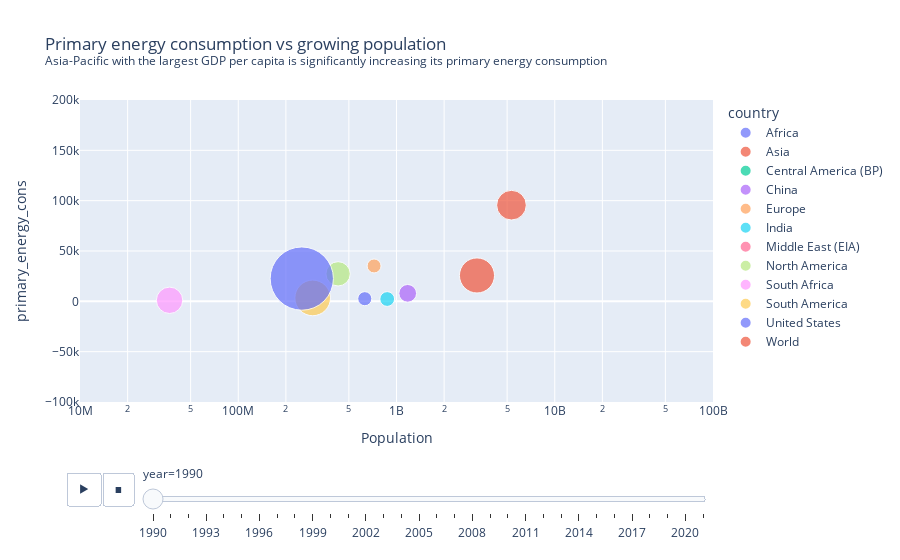

Here is the notebook cell this chart was saved with:
### Markdown cell above
### 3. Historical World Energy consumption per capita

### Code cell
# Now, focusing on per capita energy consumption patterns to visualize patterns related to the changes in GDP and energy mix consumption 

wec3=wec.copy()
wec3=wec3[(wec3['year']>=1990)]
wec3=wec3.loc[wec3['country'].isin(regions)]
wec3_features = ['year', 'country', 'energy_per_capita', 'fossil_cons_per_capita', 'population', 'primary_energy_cons', 'gdp_per_capita']
wec3=wec3[wec3_features]

px.scatter(wec3, x='population', y='primary_energy_cons', 
           animation_frame="year", 
           animation_group="country",
           size='gdp_per_capita', 
           color="country", 
           hover_name="country",      
           size_max=55, 
           log_x=True,
           range_x = [10e6, 10e10],
           range_y=[-100000, 200000],
           title='Primary energy consumption vs growing population <br><sup>Asia-Pacific with the largest GDP per capita is significantly increasing its primary energy consumption</sup>', 
           labels={'primary_energy_consumption': 'Energy consumption, kw/hrs', 'population': 'Population'})

### Figure 1 — Plotly figure (JSON) as saved in the notebook; plotly's stock layout.template omitted (floating-point values rounded to 4 significant figures)
{"data": [{"hovertemplate": "<b>%{hovertext}</b><br><br>country=Africa<br>year=1990<br>Population=%{x}<br>primary_energy_cons=%{y}<br>gdp_per_capita=%{marker.size}<extra></extra>", "hovertext": ["Africa"], "ids": ["Africa"], "legendgroup": "Africa", "marker": {"color": "#636efa", "size": [1818.0], "sizemode": "area", "sizeref": 18.33, "symbol": "circle"}, "mode": "markers", "name": "Africa", "orientation": "v", "showlegend": true, "type": "scatter", "x": [630349685], "xaxis": "x", "y": [2614.0], "yaxis": "y"}, {"hovertemplate": "<b>%{hovertext}</b><br><br>country=Asia<br>year=1990<br>Population=%{x}<br>primary_energy_cons=%{y}<br>gdp_per_capita=%{marker.size}<extra></extra>", "hovertext": ["Asia"], "ids": ["Asia"], "legendgroup": "Asia", "marker": {"color": "#EF553B", "size": [11280.0], "sizemode": "area", "sizeref": 18.33, "symbol": "circle"}, "mode": "markers", "name": "Asia", "orientation": "v", "showlegend": true, "type": "scatter", "x": [3225332213], "xaxis": "x", "y": [25700.0], "yaxis": "y"}, {"hovertemplate": "<b>%{hovertext}</b><br><br>country=Central America (BP)<br>year=1990<br>Population=%{x}<br>primary_energy_cons=%{y}<br>gdp_per_capita=%{marker.size}<extra></extra>", "hovertext": ["Central America (BP)"], "ids": ["Central America (BP)"], "legendgroup": "Central America (BP)", "marker": {"color": "#00cc96", "size": [767.6], "sizemode": "area", "sizeref": 18.33, "symbol": "circle"}, "mode": "markers", "name": "Central America (BP)", "orientation": "v", "showlegend": true, "type": "scatter", "x": [4829764], "xaxis": "x", "y": [118.8], "yaxis": "y"}, {"hovertemplate": "<b>%{hovertext}</b><br><br>country=China<br>year=1990<br>Population=%{x}<br>primary_energy_cons=%{y}<br>gdp_per_capita=%{marker.size}<extra></extra>", "hovertext": ["China"], "ids": ["China"], "legendgroup": "China", "marker": {"color": "#ab63fa", "size": [2876.0], "sizemode": "area", "sizeref": 18.33, "symbol": "circle"}, "mode": "markers", "name": "China", "orientation": "v", "showlegend": true, "type": "scatter", "x": [1176883584], "xaxis": "x", "y": [7938.0], "yaxis": "y"}, {"hovertemplate": "<b>%{hovertext}</b><br><br>country=Europe<br>year=1990<br>Population=%{x}<br>primary_energy_cons=%{y}<br>gdp_per_capita=%{marker.size}<extra></extra>", "hovertext": ["Europe"], "ids": ["Europe"], "legendgroup": "Europe", "marker": {"color": "#FFA15A", "size": [1792.0], "sizemode": "area", "sizeref": 18.33, "symbol": "circle"}, "mode": "markers", "name": "Europe", "orientation": "v", "showlegend": true, "type": "scatter", "x": [721627214], "xaxis": "x", "y": [35140.0], "yaxis": "y"}, {"hovertemplate": "<b>%{hovertext}</b><br><br>country=India<br>year=1990<br>Population=%{x}<br>primary_energy_cons=%{y}<br>gdp_per_capita=%{marker.size}<extra></extra>", "hovertext": ["India"], "ids": ["India"], "legendgroup": "India", "marker": {"color": "#19d3f3", "size": [2005.0], "sizemode": "area", "sizeref": 18.33, "symbol": "circle"}, "mode": "markers", "name": "India", "orientation": "v", "showlegend": true, "type": "scatter", "x": [873277824], "xaxis": "x", "y": [2301.0], "yaxis": "y"}, {"hovertemplate": "<b>%{hovertext}</b><br><br>country=Middle East (EIA)<br>year=1990<br>Population=%{x}<br>primary_energy_cons=%{y}<br>gdp_per_capita=%{marker.size}<extra></extra>", "hovertext": ["Middle East (EIA)"], "ids": ["Middle East (EIA)"], "legendgroup": "Middle East (EIA)", "marker": {"color": "#FF6692", "size": [15900.0], "sizemode": "area", "sizeref": 18.33, "symbol": "circle"}, "mode": "markers", "name": "Middle East (EIA)", "orientation": "v", "showlegend": true, "type": "scatter", "x": [113811], "xaxis": "x", "y": [3235.0], "yaxis": "y"}, {"hovertemplate": "<b>%{hovertext}</b><br><br>country=North America<br>year=1990<br>Population=%{x}<br>primary_energy_cons=%{y}<br>gdp_per_capita=%{marker.size}<extra></extra>", "hovertext": ["North America"], "ids": ["North America"], "legendgroup": "North America", "marker": {"color": "#B6E880", "size": [5416.0], "sizemode": "area", "sizeref": 18.33, "symbol": "circle"}, "mode": "markers", "name": "North America", "orientation": "v", "showlegend": true, "type": "scatter", "x": [427517678], "xaxis": "x", "y": [27330.0], "yaxis": "y"}, {"hovertemplate": "<b>%{hovertext}</b><br><br>country=South Africa<br>year=1990<br>Population=%{x}<br>primary_energy_cons=%{y}<br>gdp_per_capita=%{marker.size}<extra></extra>", "hovertext": ["South Africa"], "ids": ["South Africa"], "legendgroup": "South Africa", "marker": {"color": "#FF97FF", "size": [6389.0], "sizemode": "area", "sizeref": 18.33, "symbol": "circle"}, "mode": "markers", "name": "South Africa", "orientation": "v", "showlegend": true, "type": "scatter", "x": [36800508], "xaxis": "x", "y": [1030.0], "yaxis": "y"}, {"hovertemplate": "<b>%{hovertext}</b><br><br>country=South America<br>year=1990<br>Population=%{x}<br>primary_energy_cons=%{y}<br>gdp_per_capita=%{marker.size}<extra></extra>", "hovertext": ["South America"], "ids": ["South America"], "legendgroup": "South America", "marker": {"color": "#FECB52", "size": [11650.0], "sizemode": "area", "sizeref": 18.33, "symbol": "circle"}, "mode": "markers", "name": "South America", "orientation": "v", "showlegend": true, "type": "scatter", "x": [295398169], "xaxis": "x", "y": [3399.0], "yaxis": "y"}, {"hovertemplate": "<b>%{hovertext}</b><br><br>country=United States<br>year=1990<br>Population=%{x}<br>primary_energy_cons=%{y}<br>gdp_per_capita=%{marker.size}<extra></extra>", "hovertext": ["United States"], "ids": ["United States"], "legendgroup": "United States", "marker": {"color": "#636efa", "size": [36690.0], "sizemode": "area", "sizeref": 18.33, "symbol": "circle"}, "mode": "markers", "name": "United States", "orientation": "v", "showlegend": true, "type": "scatter", "x": [252120320], "xaxis": "x", "y": [22610.0], "yaxis": "y"}, {"hovertemplate": "<b>%{hovertext}</b><br><br>country=World<br>year=1990<br>Population=%{x}<br>primary_energy_cons=%{y}<br>gdp_per_capita=%{marker.size}<extra></extra>", "hovertext": ["World"], "ids": ["World"], "legendgroup": "World", "marker": {"color": "#EF553B", "size": [8075.0], "sizemode": "area", "sizeref": 18.33, "symbol": "circle"}, "mode": "markers", "name": "World", "orientation": "v", "showlegend": true, "type": "scatter", "x": [5327523652], "xaxis": "x", "y": [95530.0], "yaxis": "y"}], "layout": {"legend": {"itemsizing": "constant", "title": {"text": "country"}, "tracegroupgap": 0}, "sliders": [{"active": 0, "currentvalue": {"prefix": "year="}, "len": 0.9, "pad": {"b": 10, "t": 60}, "steps": [{"args": [["1990"], {"frame": {"duration": 0, "redraw": false}, "fromcurrent": true, "mode": "immediate", "transition": {"duration": 0, "easing": "linear"}}], "label": "1990", "method": "animate"}, {"args": [["1991"], {"frame": {"duration": 0, "redraw": false}, "fromcurrent": true, "mode": "immediate", "transition": {"duration": 0, "easing": "linear"}}], "label": "1991", "method": "animate"}, {"args": [["1992"], {"frame": {"duration": 0, "redraw": false}, "fromcurrent": true, "mode": "immediate", "transition": {"duration": 0, "easing": "linear"}}], "label": "1992", "method": "animate"}, {"args": [["1993"], {"frame": {"duration": 0, "redraw": false}, "fromcurrent": true, "mode": "immediate", "transition": {"duration": 0, "easing": "linear"}}], "label": "1993", "method": "animate"}, {"args": [["1994"], {"frame": {"duration": 0, "redraw": false}, "fromcurrent": true, "mode": "immediate", "transition": {"duration": 0, "easing": "linear"}}], "label": "1994", "method": "animate"}, {"args": [["1995"], {"frame": {"duration": 0, "redraw": false}, "fromcurrent": true, "mode": "immediate", "transition": {"duration": 0, "easing": "linear"}}], "label": "1995", "method": "animate"}, {"args": [["1996"], {"frame": {"duration": 0, "redraw": false}, "fromcurrent": true, "mode": "immediate", "transition": {"duration": 0, "easing": "linear"}}], "label": "1996", "method": "animate"}, {"args": [["1997"], {"frame": {"duration": 0, "redraw": false}, "fromcurrent": true, "mode": "immediate", "transition": {"duration": 0, "easing": "linear"}}], "label": "1997", "method": "animate"}, {"args": [["1998"], {"frame": {"duration": 0, "redraw": false}, "fromcurrent": true, "mode": "immediate", "transition": {"duration": 0, "easing": "linear"}}], "label": "1998", "method": "animate"}, {"args": [["1999"], {"frame": {"duration": 0, "redraw": false}, "fromcurrent": true, "mode": "immediate", "transition": {"duration": 0, "easing": "linear"}}], "label": "1999", "method": "animate"}, {"args": [["2000"], {"frame": {"duration": 0, "redraw": false}, "fromcurrent": true, "mode": "immediate", "transition": {"duration": 0, "easing": "linear"}}], "label": "2000", "method": "animate"}, {"args": [["2001"], {"frame": {"duration": 0, "redraw": false}, "fromcurrent": true, "mode": "immediate", "transition": {"duration": 0, "easing": "linear"}}], "label": "2001", "method": "animate"}, {"args": [["2002"], {"frame": {"duration": 0, "redraw": false}, "fromcurrent": true, "mode": "immediate", "transition": {"duration": 0, "easing": "linear"}}], "label": "2002", "method": "animate"}, {"args": [["2003"], {"frame": {"duration": 0, "redraw": false}, "fromcurrent": true, "mode": "immediate", "transition": {"duration": 0, "easing": "linear"}}], "label": "2003", "method": "animate"}, {"args": [["2004"], {"frame": {"duration": 0, "redraw": false}, "fromcurrent": true, "mode": "immediate", "transition": {"duration": 0, "easing": "linear"}}], "label": "2004", "method": "animate"}, {"args": [["2005"], {"frame": {"duration": 0, "redraw": false}, "fromcurrent": true, "mode": "immediate", "transition": {"duration": 0, "easing": "linear"}}], "label": "2005", "method": "animate"}, {"args": [["2006"], {"frame": {"duration": 0, "redraw": false}, "fromcurrent": true, "mode": "immediate", "transition": {"duration": 0, "easing": "linear"}}], "label": "2006", "method": "animate"}, {"args": [["2007"], {"frame": {"duration": 0, "redraw": false}, "fromcurrent": true, "mode": "immediate", "transition": {"duration": 0, "easing": "linear"}}], "label": "2007", "method": "animate"}, {"args": [["2008"], {"frame": {"duration": 0, "redraw": false}, "fromcurrent": true, "mode": "immediate", "transition": {"duration": 0, "easing": "linear"}}], "label": "2008", "method": "animate"}, {"args": [["2009"], {"frame": {"duration": 0, "redraw": false}, "fromcurrent": true, "mode": "immediate", "transition": {"duration": 0, "easing": "linear"}}], "label": "2009", "method": "animate"}, {"args": [["2010"], {"frame": {"duration": 0, "redraw": false}, "fromcurrent": true, "mode": "immediate", "transition": {"duration": 0, "easing": "linear"}}], "label": "2010", "method": "animate"}, {"args": [["2011"], {"frame": {"duration": 0, "redraw": false}, "fromcurrent": true, "mode": "immediate", "transition": {"duration": 0, "easing": "linear"}}], "label": "2011", "method": "animate"}, {"args": [["2012"], {"frame": {"duration": 0, "redraw": false}, "fromcurrent": true, "mode": "immediate", "transition": {"duration": 0, "easing": "linear"}}], "label": "2012", "method": "animate"}, {"args": [["2013"], {"frame": {"duration": 0, "redraw": false}, "fromcurrent": true, "mode": "immediate", "transition": {"duration": 0, "easing": "linear"}}], "label": "2013", "method": "animate"}, {"args": [["2014"], {"frame": {"duration": 0, "redraw": false}, "fromcurrent": true, "mode": "immediate", "transition": {"duration": 0, "easing": "linear"}}], "label": "2014", "method": "animate"}, {"args": [["2015"], {"frame": {"duration": 0, "redraw": false}, "fromcurrent": true, "mode": "immediate", "transition": {"duration": 0, "easing": "linear"}}], "label": "2015", "method": "animate"}, {"args": [["2016"], {"frame": {"duration": 0, "redraw": false}, "fromcurrent": true, "mode": "immediate", "transition": {"duration": 0, "easing": "linear"}}], "label": "2016", "method": "animate"}, {"args": [["2017"], {"frame": {"duration": 0, "redraw": false}, "fromcurrent": true, "mode": "immediate", "transition": {"duration": 0, "easing": "linear"}}], "label": "2017", "method": "animate"}, {"args": [["2018"], {"frame": {"duration": 0, "redraw": false}, "fromcurrent": true, "mode": "immediate", "transition": {"duration": 0, "easing": "linear"}}], "label": "2018", "method": "animate"}, {"args": [["2019"], {"frame": {"duration": 0, "redraw": false}, "fromcurrent": true, "mode": "immediate", "transition": {"duration": 0, "easing": "linear"}}], "label": "2019", "method": "animate"}, {"args": [["2020"], {"frame": {"duration": 0, "redraw": false}, "fromcurrent": true, "mode": "immediate", "transition": {"duration": 0, "easing": "linear"}}], "label": "2020", "method": "animate"}, {"args": [["2021"], {"frame": {"duration": 0, "redraw": false}, "fromcurrent": true, "mode": "immediate", "transition": {"duration": 0, "easing": "linear"}}], "label": "2021", "method": "animate"}], "x": 0.1, "xanchor": "left", "y": 0, "yanchor": "top"}], "title": {"text": "Primary energy consumption vs growing population <br><sup>Asia-Pacific with the largest GDP per capita is significantly increasing its primary energy consumption</sup>"}, "updatemenus": [{"buttons": [{"args": [null, {"frame": {"duration": 500, "redraw": false}, "fromcurrent": true, "mode": "immediate", "transition": {"duration": 500, "easing": "linear"}}], "label": "&#9654;", "method": "animate"}, {"args": [[null], {"frame": {"duration": 0, "redraw": false}, "fromcurrent": true, "mode": "immediate", "transition": {"duration": 0, "easing": "linear"}}], "label": "&#9724;", "method": "animate"}], "direction": "left", "pad": {"r": 10, "t": 70}, "showactive": false, "type": "buttons", "x": 0.1, "xanchor": "right", "y": 0, "yanchor": "top"}], "xaxis": {"anchor": "y", "domain": [0, 1], "range": [7, 11], "title": {"text": "Population"}, "type": "log"}, "yaxis": {"anchor": "x", "domain": [0, 1], "range": [-100000, 200000], "title": {"text": "primary_energy_cons"}}}}
